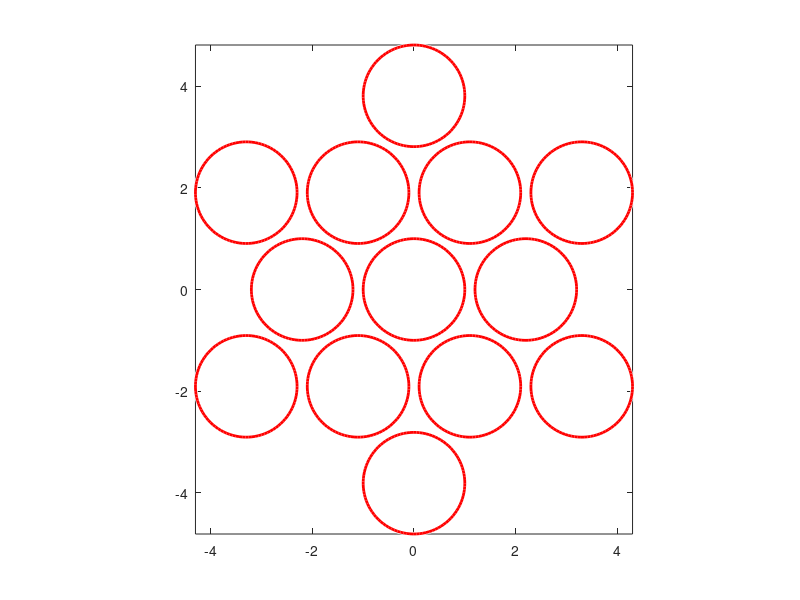

MATLAB code to generate this figure: (Note: this script raises an error after producing the figure.)

w = 0.2;
r = 1;

Rh = zeros(2,11);

% nearest neighbor
for jj = 0:2:10
    ang = jj*pi/6;
    Rh(:, jj+1) = (2*r+w)*[cos(ang);sin(ang)];
end

% next nearest neight
for jj = 1:2:11
    ang = (jj-1)*pi/6 + pi/6;
    Rh(:, jj+1) = sqrt(3)*(2*r+w)*[cos(ang);sin(ang)];
end

box on;
viscircles([Rh,[0;0]]', r*ones(13,1));
axis image;
% %% this is the part the generates the permutation of symbols
% allsymbols = 0:11;
% np = 6;
% tmpsblseq = zeros(1, 2);
% NSYMS = 12;
% for ii = 1:NSYMS^np
%     n1 = ii;
%     for jj = 1:np %% determine the digits of the sequence
%         n2 = rem(n1,NSYMS);
%         n1 = fix(n1/NSYMS);
%         tmpsblseq(ii,jj) = n2;
%     end
% end


%%
clear;
np = 3;
tmpsblseq = genNecklaces(np, 12);

% now let us do the symbol reduction for the hard disk 
sblseq = [];
[nx, ~] = size(tmpsblseq);
for ii = 1:nx
    tp = tmpsblseq(ii, :);
    tp = [tp, tp(1)]; % make this periodic to check the last symbol
    test = 1;
    for jj = 2:np+1
        if tp(jj) == tp(jj-1)
            test = 0;
            break;
        end
        numdiff = abs(tp(jj) - tp(jj - 1));
        if numdiff > 6
            numdiff = 12 - numdiff;
        end
        if mod(tp(jj - 1), 2) % odd, change of number should be at least 3
           if numdiff < 3
               test = 0;
               break;
           end
        else
            % even, change of number should be at least 2
           if numdiff < 2
               test = 0;
               break;
           end
        end
    end
    if test == 0
        disp('not a valid sequence for current prunning')
    else
        tp = tp(1:np);
        [~,index] = min(tp(1:np));
        tp = [tp(index:end), tp(1:index-1)];
        sblseq = [sblseq;tp(1:np)];
    end
end

sblseq = unique(sblseq, 'rows');



[sbmat, thmat] = linkminsearch(sblseq);


%%
[nx, ny] = size(sbmat);
for num = 10
tmpseq = sbmat(num, :);
newth = thmat(num, :);

clear Rv rv
linknum = tmpseq(1)+1;
Rv(:,1) = [0;0];
rv(:,1) = r*[cos(newth(1));sin(newth(1))];


for ii = 2: length(tmpseq)
    Rv(:,ii) = Rh(:, linknum) + Rv(:,ii - 1);
    rv(:,ii) = Rv(:,ii) + r*[cos(newth(ii));sin(newth(ii))];
    linknum = tmpseq(ii)+1;
end
Rv(:,ii+1) = Rh(:, linknum) + Rv(:,ii);
rv(:,ii+1) = Rv(:,ii+1) + r*[cos(newth(1));sin(newth(1))];
linknum = tmpseq(1)+1;
Rv(:,ii+2) = Rh(:, linknum) + Rv(:,ii+1);
rv(:,ii+2) = Rv(:,ii+2) + r*[cos(newth(2));sin(newth(2))];


viscircles(Rv', r*ones(length(Rv),1));
hold on;
plot(Rv(1, :), Rv(2, :), 'o')
plot(rv(1, :), rv(2, :), '-o')
axis image;
% 
end

%%
% check for intersection to determine the validity of the path
% given a symbol and two theta

jj = 2
symbol = sbmat(num, jj);
R(:,1) = [0;0]; % due to translational symmetry
R(:,2) = Rh(:,symbol+1);

% assume those angles are are provided
th1 = thmat(num, jj);
sndidx = jj+1;
if jj+1 > np
    sndidx = 1;
end
th2 = thmat(num, sndidx);
%
pt1 = R(:,1) + r*[cos(th1);sin(th1)];
pt2 = R(:,2) + r*[cos(th2);sin(th2)];
seg = pt2 - pt1;
seglen = sqrt(dot(seg,seg));
seghat = seg/seglen;
cr(:, 1) = R(:,1) - pt1;
cr(:, 2) = R(:,2) - pt1;

if mod(symbol, 2)
    R(:,3) = Rh(:,mod(symbol-1,12)+1);
    R(:,4) = Rh(:,mod(symbol+1,12)+1);
else
    R(:,3) = Rh(:,mod(symbol-2,12)+1);
    R(:,4) = Rh(:,mod(symbol+2,12)+1);
end

cr(:, 3) = R(:,3) - pt1;
cr(:, 4) = R(:,4) - pt1;
test = 0;
projm = zeros(2,4);
for ii = 1:4
    proj = dot(cr(:, ii),seghat);
    if proj < 0 || proj > seglen
        continue;
    else
       projv = proj*seghat;
       distv = pt1 + projv - R(:,ii);
       projm(:,ii) = projv+pt1;
       distl = sqrt(dot(distv, distv));
       if distl < r
           test  = 1;
           break;
       end
    end
end

% close gcf
viscircles(R', r*ones(length(R),1));
line([pt1(1),pt2(1)], [pt1(2),pt2(2)]); hold on;
plot(projm(1,:),projm(2,:),'o')
axis image


%%
clear
w = 0.30;

for ii = 2:8
    tmp = importdata(strcat('cpp/w=', num2str(w, '%2.2f'), '/l', num2str(ii), '.txt'));
    sbmat = tmp(:, 1:ii);
    thmat = tmp(:, ii+1:end);
    [sbmat, thmat] = removedup(ii, sbmat, thmat);
    save(strcat('period_', num2str(ii), '.mat'), 'sbmat', 'thmat');
end
clear sbmat thmat tmp;

r = 1;

Rh = zeros(2,11);

% nearest neighbor
for jj = 0:2:10
    ang = jj*pi/6;
    Rh(:, jj+1) = (2*r+w)*[cos(ang);sin(ang)];
end

% next nearest neight
for jj = 1:2:11
    ang = (jj-1)*pi/6 + pi/6;
    Rh(:, jj+1) = sqrt(3)*(2*r+w)*[cos(ang);sin(ang)];
end

%%

for np = 2:8
    load(strcat('period_',num2str(np)));
    lambdas = [];
    [nx,ny] = size(sbmat);
    Rv = zeros(2, ny+1);
    rv = zeros(2, ny+1);
    Nv = zeros(2, 1);
    Tv = 0;
    for num = 1:nx

        tmpseq = sbmat(num, :);
        newth  = thmat(num, :);

        linknum = tmpseq(1)+1;
        
        Rv(:,1) = [0;0];
        rv(:,1) = r*[cos(newth(1));sin(newth(1))];

        for ii = 2: ny
            Rv(:,ii) = Rh(:, linknum) + Rv(:,ii - 1);
            rv(:,ii) = Rv(:,ii) + r*[cos(newth(ii));sin(newth(ii))];
            linknum = tmpseq(ii)+1;
        end
        Rv(:,ii+1) = Rh(:,linknum) + Rv(:,ii);
        rv(:,ii+1) = Rv(:,ii+1) + r*[cos(newth(1));sin(newth(1))];
        jac = diag([1, 1]);
        % newth = [newth,newth(1)];
        for ii = 1:ny
            th = newth(ii);
            tmpvec1 = r*[cos(th);sin(th)];
            tmpvec2 = rv(:,ii+1)-rv(:,ii);
            lenvec2 = sqrt(dot(tmpvec2, tmpvec2)); %% flight time
            cosph = dot(tmpvec2,tmpvec1)/(r*lenvec2);
            jac = [1,lenvec2;0,1]*[1,0;2/(r*cosph),1] * jac;
        end
        lambda = eig(jac);
        lambdae = max(abs(lambda));
        lambdas(num) = lambdae; %% stability
        Nv(:, num) = rv(:, end) - rv(:, 1); %% displacement
        Tv(num) = sum(sqrt(sum(diff(rv, 1, 2).^2, 1))); %%flight time
    end
    Nvmat{np} = Nv;
    Tvmat{np} = Tv;
    lambdamat{np} = lambdas;

end
%%
tp = [];
np = [];
nv = [];
tv = [];
Tv = [];
zeta = [];
Mv = [];
Nxx = [];
Nyy = [];
for ii = 2:length(lambdamat)
    tp = [tp,lambdamat{ii}];
    np = [np,ii*ones(1,length(lambdamat{ii}))];
    nv = [nv, Nvmat{ii}];
    tv = [tv, Tvmat{ii}];
end
mv = log(tp);
tp = 1./tp;



j = 1;
for i = 2:length(lambdamat)
    j
    zeta(j) = 1-zetaderivest(i, np, tp);
    Tv(j) = zetaderivest(i, np, tp, tv);
    Mv(j) = zetaderivest(i, np, tp, mv);
    Nxx(j) = zetaderivest(i, np, tp, nv(1, :), nv(1, :));
    Nyy(j) = zetaderivest(i, np, tp, nv(2, :), nv(2, :));
    j = j+1;
end

lyapunov = Mv./Tv;
diffcoef = (Nxx + Nyy)./(2*2*Tv);

%%

for ii = 2:length(lambdamat)
    floq{ii} = log(lambdamat{ii})./Tvmat{ii};
end

%%

save('results.mat', 'Nvmat', 'Tvmat', 'lambdamat', 'floq', 'tp', 'np', 'nv', 'tv', 'mv', 'zeta', 'Mv', 'Tv', 'Nxx', 'Nyy', 'lyapunov', 'diffcoef');
